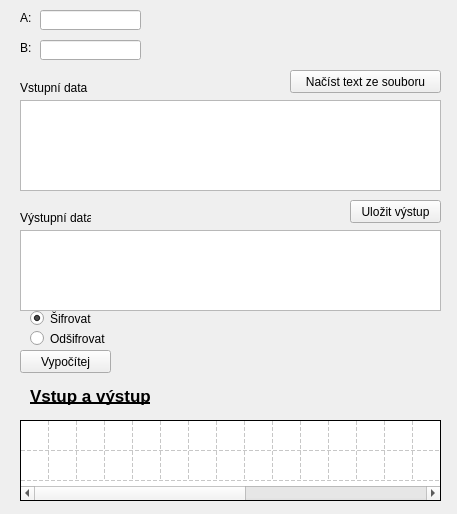
<?xml version="1.0" encoding="UTF-8"?>
<ui version="4.0">
 <class>Form</class>
 <widget class="QWidget" name="Form">
  <property name="geometry">
   <rect>
    <x>0</x>
    <y>0</y>
    <width>457</width>
    <height>514</height>
   </rect>
  </property>
  <property name="contextMenuPolicy">
   <enum>Qt::ActionsContextMenu</enum>
  </property>
  <property name="windowTitle">
   <string>Afiní šifra</string>
  </property>
  <widget class="QRadioButton" name="radioButtonSiforvat">
   <property name="geometry">
    <rect>
     <x>30</x>
     <y>310</y>
     <width>82</width>
     <height>17</height>
    </rect>
   </property>
   <property name="text">
    <string>Šifrovat</string>
   </property>
   <property name="checked">
    <bool>true</bool>
   </property>
  </widget>
  <widget class="QRadioButton" name="radioButtonOdsifrovat">
   <property name="geometry">
    <rect>
     <x>30</x>
     <y>330</y>
     <width>82</width>
     <height>17</height>
    </rect>
   </property>
   <property name="text">
    <string>Odšifrovat</string>
   </property>
  </widget>
  <widget class="QLabel" name="labelVstupniData">
   <property name="geometry">
    <rect>
     <x>20</x>
     <y>80</y>
     <width>71</width>
     <height>16</height>
    </rect>
   </property>
   <property name="text">
    <string>Vstupní data</string>
   </property>
  </widget>
  <widget class="QLabel" name="labelVystupniData">
   <property name="geometry">
    <rect>
     <x>20</x>
     <y>210</y>
     <width>71</width>
     <height>16</height>
    </rect>
   </property>
   <property name="text">
    <string>Výstupní data</string>
   </property>
  </widget>
  <widget class="QPushButton" name="pushButtonProved">
   <property name="geometry">
    <rect>
     <x>20</x>
     <y>350</y>
     <width>91</width>
     <height>23</height>
    </rect>
   </property>
   <property name="text">
    <string>Vypočítej</string>
   </property>
  </widget>
  <widget class="QPushButton" name="pushButtonNacist">
   <property name="geometry">
    <rect>
     <x>290</x>
     <y>70</y>
     <width>151</width>
     <height>23</height>
    </rect>
   </property>
   <property name="text">
    <string>Načíst text ze souboru</string>
   </property>
  </widget>
  <widget class="QPushButton" name="pushButtonUloz">
   <property name="geometry">
    <rect>
     <x>350</x>
     <y>200</y>
     <width>91</width>
     <height>23</height>
    </rect>
   </property>
   <property name="text">
    <string>Uložit výstup</string>
   </property>
  </widget>
  <widget class="QLabel" name="labelA">
   <property name="geometry">
    <rect>
     <x>20</x>
     <y>10</y>
     <width>21</width>
     <height>16</height>
    </rect>
   </property>
   <property name="text">
    <string>A:</string>
   </property>
  </widget>
  <widget class="QLineEdit" name="lineEditA">
   <property name="geometry">
    <rect>
     <x>40</x>
     <y>10</y>
     <width>101</width>
     <height>20</height>
    </rect>
   </property>
  </widget>
  <widget class="QLineEdit" name="lineEditB">
   <property name="geometry">
    <rect>
     <x>40</x>
     <y>40</y>
     <width>101</width>
     <height>20</height>
    </rect>
   </property>
  </widget>
  <widget class="QLabel" name="labelB">
   <property name="geometry">
    <rect>
     <x>20</x>
     <y>40</y>
     <width>21</width>
     <height>16</height>
    </rect>
   </property>
   <property name="text">
    <string>B:</string>
   </property>
  </widget>
  <widget class="QPlainTextEdit" name="plainTextEditVstup">
   <property name="geometry">
    <rect>
     <x>20</x>
     <y>100</y>
     <width>421</width>
     <height>91</height>
    </rect>
   </property>
  </widget>
  <widget class="QPlainTextEdit" name="plainTextEditVystup">
   <property name="geometry">
    <rect>
     <x>20</x>
     <y>230</y>
     <width>421</width>
     <height>81</height>
    </rect>
   </property>
   <property name="readOnly">
    <bool>true</bool>
   </property>
  </widget>
  <widget class="QTableWidget" name="tableWidget">
   <property name="geometry">
    <rect>
     <x>20</x>
     <y>420</y>
     <width>421</width>
     <height>81</height>
    </rect>
   </property>
   <property name="autoFillBackground">
    <bool>false</bool>
   </property>
   <property name="frameShape">
    <enum>QFrame::Box</enum>
   </property>
   <property name="frameShadow">
    <enum>QFrame::Plain</enum>
   </property>
   <property name="lineWidth">
    <number>1</number>
   </property>
   <property name="midLineWidth">
    <number>0</number>
   </property>
   <property name="gridStyle">
    <enum>Qt::DashLine</enum>
   </property>
   <property name="sortingEnabled">
    <bool>false</bool>
   </property>
   <property name="wordWrap">
    <bool>false</bool>
   </property>
   <property name="rowCount">
    <number>2</number>
   </property>
   <property name="columnCount">
    <number>26</number>
   </property>
   <attribute name="horizontalHeaderVisible">
    <bool>false</bool>
   </attribute>
   <attribute name="horizontalHeaderDefaultSectionSize">
    <number>28</number>
   </attribute>
   <attribute name="horizontalHeaderMinimumSectionSize">
    <number>28</number>
   </attribute>
   <attribute name="verticalHeaderVisible">
    <bool>false</bool>
   </attribute>
   <row/>
   <row/>
   <column/>
   <column/>
   <column/>
   <column/>
   <column/>
   <column/>
   <column/>
   <column/>
   <column/>
   <column/>
   <column/>
   <column/>
   <column/>
   <column/>
   <column/>
   <column/>
   <column/>
   <column/>
   <column/>
   <column/>
   <column/>
   <column/>
   <column/>
   <column/>
   <column/>
   <column/>
  </widget>
  <widget class="QLabel" name="label">
   <property name="geometry">
    <rect>
     <x>30</x>
     <y>380</y>
     <width>411</width>
     <height>31</height>
    </rect>
   </property>
   <property name="font">
    <font>
     <pointsize>13</pointsize>
     <weight>75</weight>
     <italic>false</italic>
     <bold>true</bold>
     <underline>true</underline>
    </font>
   </property>
   <property name="text">
    <string>Vstup a výstup</string>
   </property>
  </widget>
 </widget>
 <resources/>
 <connections/>
</ui>
